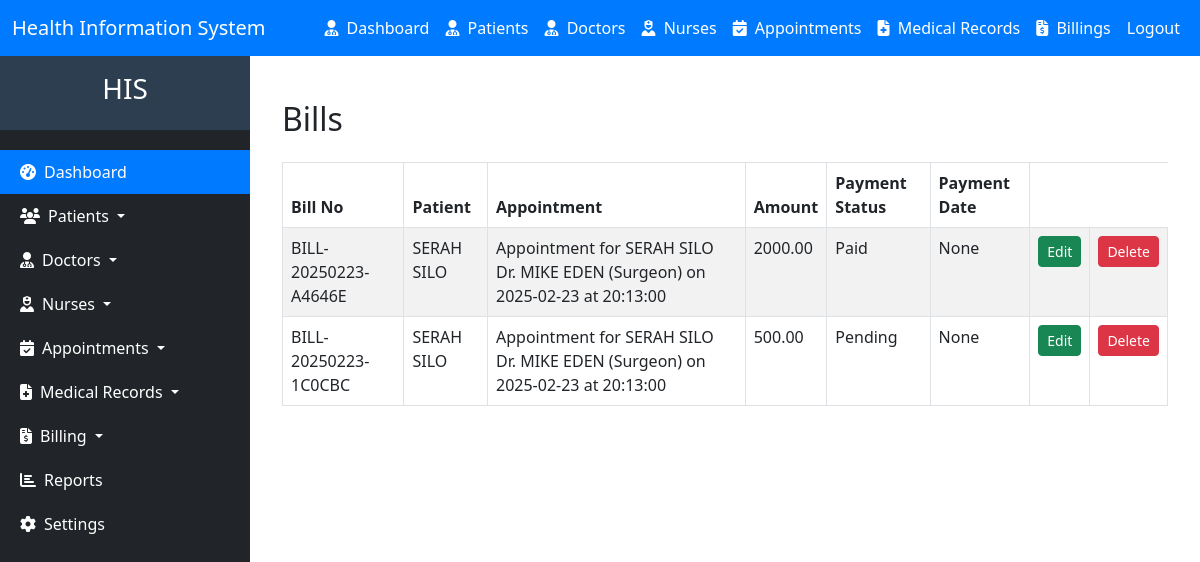
Page /bill/list (signed in) on the earlier database version.
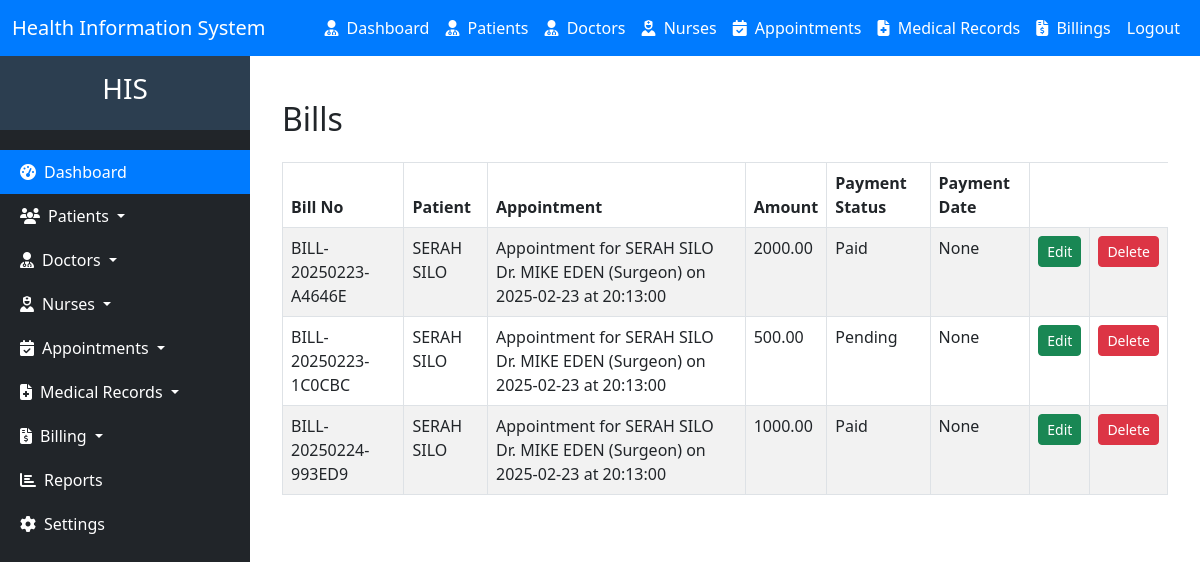
Same page on the later database version.
### hms/models.py (models this page shows, shortened)
class Billing(models.Model):
    patient = models.ForeignKey(Patient, on_delete=models.CASCADE, related_name='bills')
    appointment = models.ForeignKey(Appointment, on_delete=models.SET_NULL, null=True, blank=True, related_name='bills')
    bill_number = models.CharField(max_length=20, unique=True, editable=False)  # Auto-generated bill number
    DESCRIPTION_CHOICES = [
        ('Consultation Fee', 'Consultation Fee'),
        ('Lab Tests', 'Lab Tests'),
        ('Medication', 'Medication'),
        ('Other', 'Other'),
    ]
    description = models.CharField(max_length=20, choices=DESCRIPTION_CHOICES)
    amount = models.DecimalField(max_digits=10, decimal_places=2)
    date_issued = models.DateField(auto_now_add=True)
    due_date = models.DateField()
    PAYMENT_STATUS_CHOICES = [
        ('Pending', 'Pending'),
        ('Paid', 'Paid'),
        ('Cancelled', 'Cancelled'),
    ]
    payment_status = models.CharField(max_length=20, choices=PAYMENT_STATUS_CHOICES, default='Pending')
    PAYMENT_METHOD_CHOICES = [
        ('Cash', 'Cash'),
        ('M-Pesa', 'M-Pesa'),
        ('Insurance', 'Insurance'),
        ('Other', 'Other'),
    ]
    payment_method = models.CharField(max_length=20, choices=PAYMENT_METHOD_CHOICES, blank=True, null=True)
    mpesa_transaction_id = models.CharField(max_length=50, blank=True, null=True)
    mpesa_transaction_date = models.DateTimeField(blank=True, null=True)
    created_at = models.DateTimeField(auto_now_add=True)
    updated_at = models.DateTimeField(auto_now=True)

class Patient(models.Model):
    national_id = models.CharField(max_length=20, unique=True, blank=True, null=True, validators=[RegexValidator(r'^\d{1,10}$', message='Only digits are allowed')])
    first_name = models.CharField(max_length=50)
    last_name = models.CharField(max_length=50)
    date_of_birth = models.DateField()
    GENDER_CHOICES = [
        ('M', 'Male'),
        ('F', 'Female'),
    ]
    gender = models.CharField(max_length=1, choices=GENDER_CHOICES)
    phone_number = models.CharField(max_length=15, blank=True, null=True, validators=[RegexValidator(regex='^\+?1?\d{9,15}$', message='Phone number must be in the format: +254712345678.')])
    email = models.EmailField(max_length=50, blank=True, null=True)
    address = models.CharField(max_length=100, blank=True, null=True)
    blood_group = models.CharField(
        max_length=3,
        blank=True,
        null=True,
        choices=[
            ('A+', 'A+'),
            ('A-', 'A-'),
            ('B+', 'B+'),
            ('B-', 'B-'),
            ('AB+', 'AB+'),
            ('AB-', 'AB-'),
            ('O+', 'O+'),
            ('O-', 'O-'),
        ]
    )
    medical_history = models.TextField(blank=True, null=True)
    emergency_contact_name = models.CharField(max_length=100, blank=True, null=True)
    emergency_contact_phone = models.CharField(
        max_length=15,
        blank=True,
        null=True,
        validators=[RegexValidator(regex='^\+?1?\d{9,15}$', message='Phone number must be in the format: +254712345678.')]
    )
    created_at = models.DateTimeField(auto_now_add=True)
    updated_at = models.DateTimeField(auto_now=True)
    def __str__(self):
        return f"{self.first_name} {self.last_name}"

class Appointment(models.Model):
    patient = models.ForeignKey(Patient, on_delete=models.CASCADE)
    doctor = models.ForeignKey(Doctor, on_delete=models.CASCADE)
    nurse = models.ForeignKey(Nurse, on_delete=models.CASCADE, blank=True, null=True)
    date = models.DateField()
    time = models.TimeField()
    STATUS_CHOICES = [
        ('pending', 'Pending'),
        ('approved', 'Approved'),
        ('canceled', 'Canceled'),
        ('completed', 'Completed'),
    ]
    status = models.CharField(max_length=20, choices=STATUS_CHOICES, default='pending')
    created_at = models.DateTimeField(auto_now_add=True)
    updated_at = models.DateTimeField(auto_now=True)
    def __str__(self):
        return f"Appointment for {self.patient} {self.doctor} on {self.date} at {self.time}"

class Doctor(models.Model):
    national_id = models.CharField(max_length=20, unique=True, validators=[RegexValidator(r'^\d{1,10}$', message='Only digits are allowed')])
    first_name = models.CharField(max_length=50)
    last_name = models.CharField(max_length=50)
    date_of_birth = models.DateField()
    GENDER_CHOICES = [
        ('M', 'Male'),
        ('F', 'Female'),
    ]
    gender = models.CharField(max_length=1, choices=GENDER_CHOICES)
    phone_number = models.CharField(max_length=15, validators=[RegexValidator(regex='^\+?1?\d{9,15}$', message='Phone number must be in the format: +254712345678.')])
    email = models.EmailField(max_length=50)
    address = models.CharField(max_length=100)
    specialization = models.ForeignKey(Specialization, on_delete=models.CASCADE, related_name='doctors')
    license_number = models.CharField(
        max_length=20,
        unique=True,
        validators=[RegexValidator(regex='^[A-Za-z0-9]{5,20}$', message='License number must be alphanumeric and 5-20 characters long.')]
    )
    years_of_experience = models.PositiveIntegerField()
    department = models.ForeignKey(Department, on_delete=models.CASCADE, related_name='doctors')
    created_at = models.DateTimeField(auto_now_add=True)
    updated_at = models.DateTimeField(auto_now=True)
    def __str__(self):
        return f"Dr. {self.first_name} {self.last_name} ({self.specialization.name})"

class Specialization(models.Model):
    name = models.CharField(max_length=100, unique=True)
    description = models.TextField(blank=True, null=True)
    department = models.ForeignKey(Department, on_delete=models.CASCADE, related_name='specializations')  # Make it non-nullable
    created_at = models.DateTimeField(auto_now_add=True)
    updated_at = models.DateTimeField(auto_now=True)

### hms/views.py (the view)
# urls.py: path("bill/list", views.bill_list, name="bill_list"),
@login_required
def bill_list(request):
    bills = Billing.objects.all()
    return render(request, 'bill_list.html', {'bills': bills})

### hms/templates/bill_list.html (shortened to what this page needs)
{% extends 'base.html'%}
{% block content %}
<div class="container mt-4">
    <h2 class="mb-4">Bills</h2>
    <table class="table table-striped table-bordered">
        <thead>
            <tr>
                <th>Bill No</th>
                <th>Patient</th>
                <th>Appointment</th>
                <th>Amount</th>
                <th>Payment Status</th>
                <th>Payment Date</th>
            </tr>
        </thead>
        <tbody>
            {% for bill in bills %}
            <tr>
                <td>{{ bill.bill_number }}</td>
                <td>{{ bill.patient }}</td>
                <td>{{ bill.appointment }}</td>
                <td>{{ bill.amount }}</td>
                <td>{{ bill.payment_status }}</td>
                <td>{{ bill.mpesa_transaction_date }}</td>
                <td><a href="{% url 'bill_update' bill.id %}" class="btn btn-success btn-sm">Edit</a></td>
                <td><a href="{% url 'bill_delete' bill.id %}" class="btn btn-danger btn-sm">Delete</a></td>
            </tr>
            {% endfor %}
        </tbody>
    </table>
</div>
{% endblock %}

### templates/base.html (shortened to what this page needs)
<!DOCTYPE html>
<html lang="en">
<head>
    <link href="https://cdn.jsdelivr.net/npm/bootstrap@5.3.0-alpha1/dist/css/bootstrap.min.css" rel="stylesheet">
</head>
<body>
    <nav class="navbar navbar-expand-lg navbar-dark">
        <div class="container-fluid">
            <a class="navbar-brand" href="{% url 'home' %}">Health Information System</a>
            <div class="collapse navbar-collapse" id="navbarNav">
                <ul class="navbar-nav ms-auto">
                    <li class="nav-item">
                        <a class="nav-link" href="{% url 'dashboard' %}">
                            <i class="fas fa-user-md me-1"></i> Dashboard
                        </a>
                    </li>
                    <li class="nav-item">
                        <a class="nav-link" href="{% url 'patient_add' %}">
                            <i class="fas fa-user-md me-1"></i> Patients
                        </a>
                    </li>
                    <li class="nav-item">
                        <a class="nav-link" href="{% url 'doctor_add' %}">
                            <i class="fas fa-user-md me-1"></i> Doctors
                        </a>
                    </li>
                    <li class="nav-item">
                        <a class="nav-link" href="{% url 'nurse_add' %}">
                            <i class="fas fa-user-nurse me-1"></i> Nurses
                        </a>
                    </li>
                    <li class="nav-item">
                        <a class="nav-link" href="{% url 'appointment_add' %}">
                            <i class="fas fa-calendar-check me-1"></i> Appointments
                        </a>
                    </li>
                    <li class="nav-item">
                        <a class="nav-link" href="{% url 'medical_add' %}">
                            <i class="fas fa-file-medical me-1"></i> Medical Records
                        </a>
                    </li>
                    <li class="nav-item">
                        <a class="nav-link" href="{% url 'bill_add' %}">
                            <i class="fas fa-file-invoice-dollar me-1"></i> Billings
                        </a>
                    </li>
                    <li class="nav-item">
                        <a class="nav-link" href="#" data-bs-toggle="modal" data-bs-target="#logoutModal">Logout</a>
                    </li>
                </ul>
            </div>
        </div>
    </nav>
    <div class="d-flex" id="wrapper">
        <div id="sidebar">
            {% include 'sidebar.html' %}
        </div>
        <div id="page-content-wrapper">
            {% block content %}
            {% endblock %}
        </div>
    </div>
</body>
</html>

### templates/sidebar.html (shortened to what this page needs)
<nav id="sidebar" class="bg-dark text-white">
    <div class="sidebar-header p-3">
        <h3 class="text-center">HIS</h3>
    </div>
    <ul class="list-unstyled components">
        <li class="active">
            <a href="{% url 'dashboard' %}" class="nav-link text-white">
                <i class="fas fa-tachometer-alt me-2"></i>Dashboard
            </a>
        </li>
        <li>
            <a href="#patientsSubmenu" data-bs-toggle="collapse" aria-expanded="false" class="nav-link text-white dropdown-toggle">
                <i class="fas fa-users me-2"></i>Patients
            </a>
        </li>
        <li>
            <a href="#doctorsSubmenu" data-bs-toggle="collapse" aria-expanded="false" class="nav-link text-white dropdown-toggle">
                <i class="fas fa-user-md me-2"></i>Doctors
            </a>
        </li>
        <li>
            <a href="#nursesSubmenu" data-bs-toggle="collapse" aria-expanded="false" class="nav-link text-white dropdown-toggle">
                <i class="fas fa-user-nurse me-2"></i>Nurses
            </a>
        </li>
        <li>
            <a href="#appointmentsSubmenu" data-bs-toggle="collapse" aria-expanded="false" class="nav-link text-white dropdown-toggle">
                <i class="fas fa-calendar-check me-2"></i>Appointments
            </a>
        </li>
        <li>
            <a href="#recordsSubmenu" data-bs-toggle="collapse" aria-expanded="false" class="nav-link text-white dropdown-toggle">
                <i class="fas fa-file-medical me-2"></i>Medical Records
            </a>
        </li>
        <li>
            <a href="#billingSubmenu" data-bs-toggle="collapse" aria-expanded="false" class="nav-link text-white dropdown-toggle">
                <i class="fas fa-file-invoice-dollar me-2"></i>Billing
            </a>
        </li>
        <li>
            <a href="#" class="nav-link text-white">
                <i class="fas fa-chart-bar me-2"></i>Reports
            </a>
        </li>
        <li>
            <a href="#" class="nav-link text-white">
                <i class="fas fa-cog me-2"></i>Settings
            </a>
        </li>
    </ul>
</nav>

### templates/base.html (style rules this page uses)
.navbar { background-color: #007bff; }
.navbar-brand, .nav-link { color: #fff !important; }
#sidebar { min-width: 250px; max-width: 250px; min-height: 100vh; background-color: #343a40; color: #fff; transition: all 0.3s; }
#sidebar .sidebar-header { padding: 20px; background-color: #2c3e50; }
#sidebar ul.components { padding: 20px 0; }
#sidebar ul li a { padding: 10px 20px; display: block; color: #fff; }
#sidebar ul li.active > a { background-color: #007bff; }
#page-content-wrapper { width: 100%; padding: 20px; }

Differences in the rows shown:
added Billing: bill_number "BILL-20250224-993ED9", patient "SERAH SILO", appointment "Appointment for SERAH SILO Dr. MIKE EDEN (Surgeon) on 2025-02-23 at 20:13:00", amount "1000.00", payment_status "Paid", mpesa_transaction_date "None"
